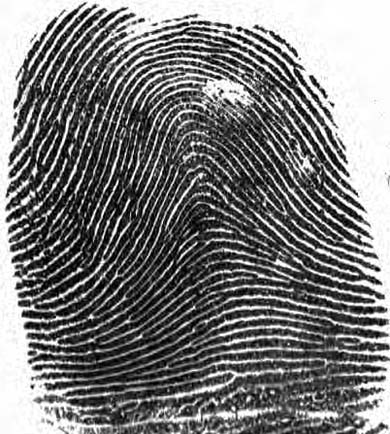
#> input picture images/Finger-arch.jpg, 390 x 434 px, found by its file name
$ python image_morphs_scratch.py
#> lines starting #> are read from the running program, lines starting #| are printed output that depends on the picture; after the words box and inside, x2 and y2 are one past the last pixel; in counts of white or black regions, pixels touching at a corner belong together
#> further down, image is the input picture: shape (434, 390, 3); min 0, max 255, mean 121.3
import cv2
import numpy as np
import json
from matplotlib import pyplot as plt

class MorphologicalTransformations(object):
    def __init__(self, image_file_src, level):
        self.level = 3 if (level == None) or (level <= 3) else level
        self.image_file_src = image_file_src
        self.MAX_PIXEL = 255
        self.MIN_PIXEL = 0
        self.MID_PIXEL = self.MAX_PIXEL // 2
        self.kernel = np.full(shape=(self.level, self.level), fill_value=255)

    def read_this(self):
        image_src = cv2.cvtColor(self.image_file_src, cv2.COLOR_RGB2GRAY)
        image_src = np.where((image_src <= self.MID_PIXEL), self.MIN_PIXEL, self.MAX_PIXEL)
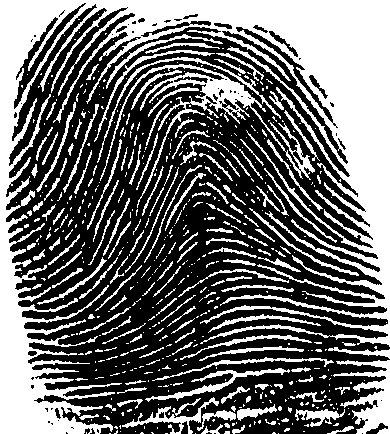
#> image_src: shape (434, 390) int64; 41.5% white; 589 white regions (433 under 20 px), largest, box (x1, y1, x2, y2) and area: (0, 0, 390, 434) 46245, (100, 64, 315, 208) 3236, (333, 360, 390, 434) 1871
        return image_src

    def get_flat_submatrices(self, image_src, h_reduce, w_reduce):
        image_shape = image_src.shape
        flat_submats = np.array([
            image_src[i:(i + self.level), j:(j + self.level)]
            for i in range(image_shape[0] - h_reduce) for j in range(image_shape[1] - w_reduce)
        ])
        return flat_submats

    def erode_image(self, image_src, with_plot=False):
        orig_shape = image_src.shape
        pad_width = self.level - 2

        image_pad = np.pad(array=image_src, pad_width=pad_width, mode='constant')
        pimg_shape = image_pad.shape

        h_reduce, w_reduce = (pimg_shape[0] - orig_shape[0]), (pimg_shape[1] - orig_shape[1])
        flat_submats = self.get_flat_submatrices(
            image_src=image_pad, h_reduce=h_reduce, w_reduce=w_reduce
        )

        image_eroded = np.array([255 if (i == self.kernel).all() else 0 for i in flat_submats])
        image_eroded = image_eroded.reshape(orig_shape)

        if with_plot:
            self.plot_it(orig_matrix=image_src, trans_matrix=image_eroded, head_text='Eroded - {}'.format(self.level))
            return None
        return image_eroded

    def dilate_image(self, image_src, with_plot=False):
#> called with with_plot = False
        orig_shape = image_src.shape
#> orig_shape = (434, 390)
        pad_width = self.level - 2

        image_pad = np.pad(array=image_src, pad_width=pad_width, mode='constant')
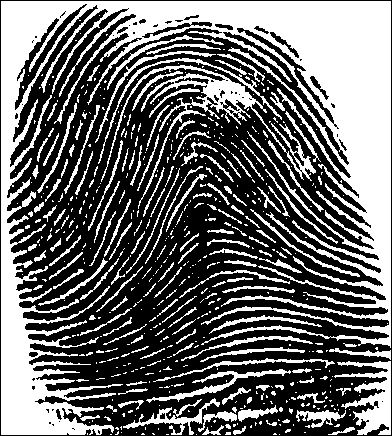
#> image_pad: shape (436, 392) int64; 41.1% white; 589 white regions (433 under 20 px), largest, box (x1, y1, x2, y2) and area: (1, 1, 391, 435) 46245, (101, 65, 316, 209) 3236, (334, 361, 391, 435) 1871
        pimg_shape = image_pad.shape
#> pimg_shape = (436, 392)

        h_reduce, w_reduce = (pimg_shape[0] - orig_shape[0]), (pimg_shape[1] - orig_shape[1])
#> h_reduce = 2; w_reduce = 2
        flat_submats = self.get_flat_submatrices(
            image_src=image_pad, h_reduce=h_reduce, w_reduce=w_reduce
        )

        image_dilated = np.array([255 if (i == self.kernel).any() else 0 for i in flat_submats])
        image_dilated = image_dilated.reshape(orig_shape)
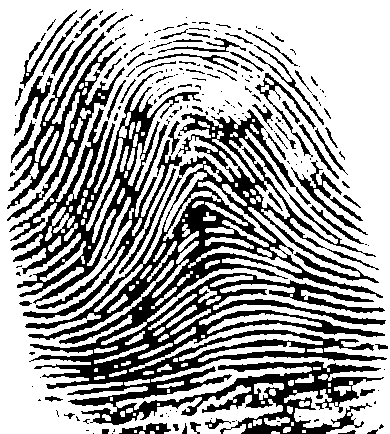
#> image_dilated: shape (434, 390) int64; 65.3% white; 197 black regions (122 under 20 px), largest, box (x1, y1, x2, y2) and area: (25, 109, 387, 434) 34980, (7, 28, 201, 319) 14940, (291, 160, 368, 235) 883

        if with_plot:
            self.plot_it(orig_matrix=image_src, trans_matrix=image_dilated, head_text='Dilated - {}'.format(self.level))
            return None
        return image_dilated

    def open_image(self, image_src, with_plot=False):
        image_eroded = self.erode_image(image_src=image_src)
        image_opening = self.dilate_image(image_src=image_eroded)

        if with_plot:
            self.plot_it(orig_matrix=image_src, trans_matrix=image_opening, head_text='Opening - {}'.format(self.level))
            return None
        return image_opening

    def close_image(self, image_src, with_plot=False):
        image_dilated = self.dilate_image(image_src=image_src)
        image_closing = self.erode_image(image_src=image_dilated)

        if with_plot:
            self.plot_it(orig_matrix=image_src, trans_matrix=image_closing, head_text='Closing - {}'.format(self.level))
            return None
        return image_closing

    def morph_gradient(self, image_src, with_plot=False):
        image_dilated = self.dilate_image(image_src=image_src)
        image_eroded = self.erode_image(image_src=image_src)
#> in erode_image, `image_eroded = image_eroded.reshape(orig_shape)`:
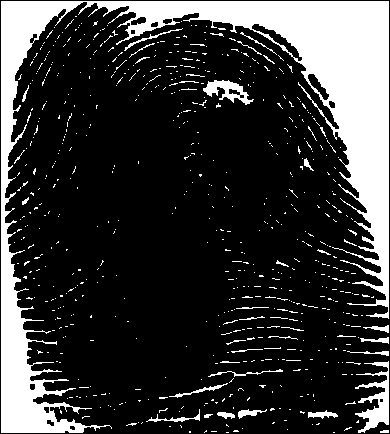
#> image_eroded: shape (434, 390) int64; 21.7% white; 654 white regions (615 under 20 px), largest, box (x1, y1, x2, y2) and area: (1, 1, 389, 433) 30910, (355, 361, 389, 433) 1022, (203, 80, 254, 105) 545
        image_grad = image_dilated - image_eroded
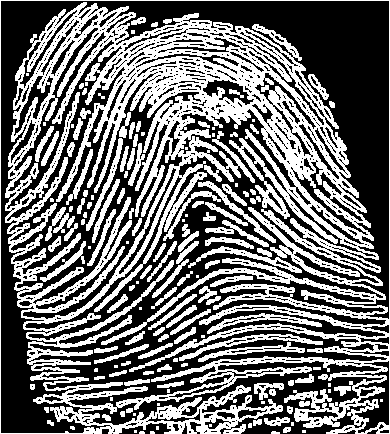
#> image_grad: shape (434, 390) int64; 43.5% white; 152 white regions (41 under 20 px), largest, box (x1, y1, x2, y2) and area: (0, 0, 390, 434) 59619, (179, 334, 323, 361) 687, (188, 246, 302, 273) 630

        if with_plot:
            self.plot_it(orig_matrix=image_src, trans_matrix=image_grad, head_text='Gradient Morph - {}'.format(self.level))
            return None
        return image_grad

    def extract_boundary(self, image_src, with_plot=False):
        image_eroded = self.erode_image(image_src=image_src)
        ext_bound = image_src - image_eroded

        if with_plot:
            self.plot_it(orig_matrix=image_src, trans_matrix=ext_bound, head_text='Boundary - {}'.format(self.level))
            return None
        return ext_bound

    def get_tophat(self, image_src, with_plot=False):
        image_opening = self.open_image(image_src=image_src)
        image_tophat = image_src - image_opening

        if with_plot:
            self.plot_it(orig_matrix=image_src, trans_matrix=image_tophat, head_text='Top Hat - {}'.format(self.level))
            return None
        return image_tophat

    def get_blackhat(self, image_src, with_plot=False):
        image_closing = self.close_image(image_src=image_src)
        image_blackhat = image_closing - image_src

        if with_plot:
            self.plot_it(orig_matrix=image_src, trans_matrix=image_blackhat, head_text='Black Hat - {}'.format(self.level))
            return None
        return image_blackhat

    def plot_it(self, orig_matrix, trans_matrix, head_text):
#> called with head_text = 'Gradient Morph - 3'
        fig, (ax1, ax2) = plt.subplots(nrows=1, ncols=2, figsize=(10, 20))
        cmap_val = 'gray'

        ax1.axis("off")
        ax1.title.set_text('Original')

        ax2.axis("off")
        ax2.title.set_text(head_text)

        ax1.imshow(orig_matrix, cmap=cmap_val)
        ax2.imshow(trans_matrix, cmap=cmap_val)
        plt.show()
        return True


if __name__ == '__main__':
    image = cv2.imread('Finger-arch.jpg')
    morph = MorphologicalTransformations(image_file_src=image, level=3)
    image_src = morph.read_this()
    morph.morph_gradient(image_src=image_src, with_plot=True)

$ run again, with images/pinktree.jpg copied over images/Finger-arch.jpg
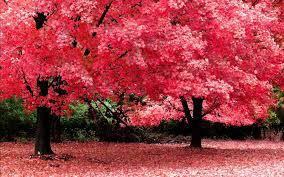
#> input picture images/pinktree.jpg, 284 x 177 px, found by its file name
#> image is the input picture: shape (177, 284, 3); mean B, G, R 71.1, 63.2, 166.2
#> in read_this, `image_src = np.where((image_src <= self.MID_PIXEL), self.MIN_PIXEL, se..`:
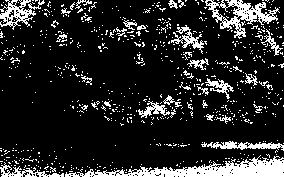
#> image_src: shape (177, 284) int64; 15.6% white; 702 white regions (671 under 20 px), largest, box (x1, y1, x2, y2) and area: (65, 155, 284, 177) 2050, (205, 0, 280, 39) 992, (0, 0, 45, 30) 528
#> image_pad: shape (179, 286) int64; 15.3% white; 702 white regions (671 under 20 px), largest, box (x1, y1, x2, y2) and area: (66, 156, 285, 178) 2050, (206, 1, 281, 40) 992, (1, 1, 46, 31) 528
#> image_dilated: shape (177, 284) int64; 36.8% white; 132 white regions (77 under 20 px), largest, box (x1, y1, x2, y2) and area: (0, 139, 284, 177) 5002, (194, 0, 284, 58) 2554, (165, 23, 238, 105) 1877
#> image_eroded: shape (177, 284) int64; 2.7% white; 81 white regions (71 under 20 px), largest, box (x1, y1, x2, y2) and area: (186, 160, 283, 176) 784, (162, 170, 185, 176) 82, (250, 144, 269, 148) 34
#> in morph_gradient, `image_grad = image_dilated - image_eroded`:
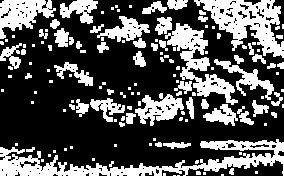
#> image_grad: shape (177, 284) int64; 34% white; 136 white regions (80 under 20 px), largest, box (x1, y1, x2, y2) and area: (0, 139, 284, 177) 3878, (194, 0, 284, 58) 2397, (165, 23, 238, 105) 1823

$ run again, with images/scenary.jpg copied over images/Finger-arch.jpg
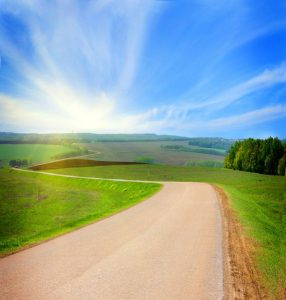
#> input picture images/scenary.jpg, 286 x 300 px, found by its file name
#> image is the input picture: shape (300, 286, 3); mean B, G, R 161.6, 167.8, 147
#> in read_this, `image_src = np.where((image_src <= self.MID_PIXEL), self.MIN_PIXEL, se..`:
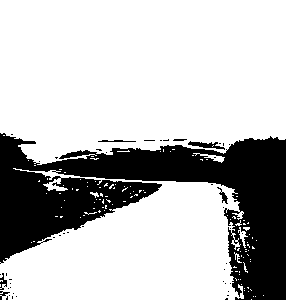
#> image_src: shape (300, 286) int64; 74.1% white; 47 black regions (40 under 20 px), largest, box (x1, y1, x2, y2) and area: (0, 133, 286, 300) 21759, (188, 141, 225, 150) 144, (217, 187, 228, 204) 60
#> image_pad: shape (302, 288) int64; 73.1% white; 42 black regions (37 under 20 px), largest, box (x1, y1, x2, y2) and area: (0, 0, 288, 302) 23036, (189, 142, 226, 151) 144, (218, 188, 229, 205) 60, (99, 141, 137, 143) 53, (174, 140, 188, 142) 24
#> image_dilated: shape (300, 286) int64; 78.3% white; 22 black regions (18 under 20 px), largest, box (x1, y1, x2, y2) and area: (0, 135, 286, 300) 18409, (62, 151, 89, 158) 54, (190, 143, 211, 147) 41, (228, 211, 233, 218) 21
#> image_eroded: shape (300, 286) int64; 69.7% white; 8 black regions (4 under 20 px), largest, box (x1, y1, x2, y2) and area: (0, 0, 286, 300) 25749, (97, 139, 137, 143) 139, (143, 139, 156, 142) 39, (159, 138, 170, 142) 36
#> in morph_gradient, `image_grad = image_dilated - image_eroded`:
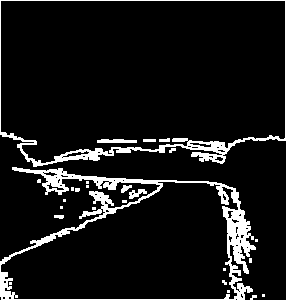
#> image_grad: shape (300, 286) int64; 8.6% white; 26 white regions (16 under 20 px), largest, box (x1, y1, x2, y2) and area: (0, 167, 256, 300) 4423, (0, 0, 286, 167) 2356, (97, 139, 137, 143) 139
